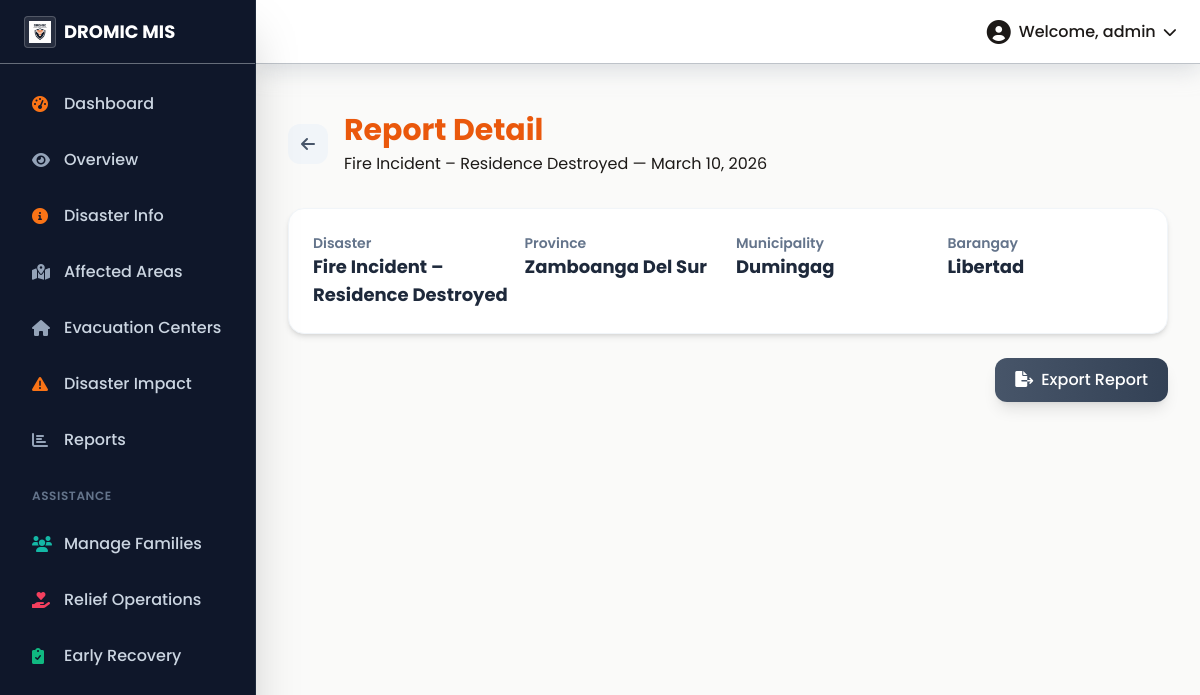
Screenshot of /reports/1/ with the database file from the repository.
### core/models.py (models this page shows, shortened)
class DROMICReport(models.Model):
    disaster = models.ForeignKey(Disaster, on_delete=models.CASCADE)
    province = models.ForeignKey(Province, on_delete=models.CASCADE)
    municipality = models.ForeignKey(Municipality, on_delete=models.CASCADE)
    barangay = models.ForeignKey(Barangay, on_delete=models.CASCADE)
    date = models.DateField()
    affected_areas = models.ManyToManyField(AffectedArea)
    displaced_populations = models.ManyToManyField(DisplacedPopulation)
    sex_age_distributions = models.ManyToManyField(SexAgeDistribution)
    sectoral_distributions = models.ManyToManyField(SectoralDistribution)
    damaged_houses = models.ManyToManyField(DamagedHouse)
    relief_operations = models.ManyToManyField(ReliefOperation)
    early_recovery = models.ManyToManyField(EarlyRecovery)
    families = models.ManyToManyField(Family)
    created_at = models.DateTimeField(auto_now_add=True)
    updated_at = models.DateTimeField(auto_now=True)

class Disaster(models.Model):
    CATEGORY_CHOICES = [
        ('typhoon', 'Typhoon'),
        ('earthquake', 'Earthquake'),
        ('flood', 'Flood'),
        ('landslide', 'Landslide'),
        ('volcanic_eruption', 'Volcanic Eruption'),
        ('drought', 'Drought'),
        ('tsunami', 'Tsunami'),
        ('wildfire', 'Wildfire'),
        ('fire', 'Fire'),
        ('storm_surge', 'Storm Surge'),
        ('strong_wind', 'Strong Wind'),
        ('heavy_rain', 'Heavy Rain'),
        ('thunderstorm', 'Thunderstorm'),
        ('fallen_trees', 'Fallen Trees'),
        ('landslip', 'Landslip'),
        ('disease_outbreak', 'Disease Outbreak'),
        ('other', 'Other'),
    ]
    name = models.CharField(max_length=255)
    description = models.TextField()
    category = models.CharField(max_length=50, choices=CATEGORY_CHOICES, default='other')
    date_occurred = models.DateField()

class Province(models.Model):
    code = models.CharField(max_length=20, unique=True)
    name = models.CharField(max_length=255)
    longitude = models.FloatField(null=True, blank=True)
    latitude = models.FloatField(null=True, blank=True)

class Municipality(models.Model):
    code = models.CharField(max_length=20, unique=True)
    name = models.CharField(max_length=255)
    province = models.ForeignKey(Province, related_name='municipalities', on_delete=models.CASCADE)
    longitude = models.FloatField(null=True, blank=True)
    latitude = models.FloatField(null=True, blank=True)

class Barangay(models.Model):
    code = models.CharField(max_length=20, unique=True)
    name = models.CharField(max_length=255)
    municipality = models.ForeignKey(Municipality, related_name='barangays', on_delete=models.CASCADE)
    longitude = models.FloatField(null=True, blank=True)
    latitude = models.FloatField(null=True, blank=True)

### core/views.py (the view)
# urls.py: path('reports/<int:report_id>/', views.report_detail, name='report_detail'),
def report_detail(request, report_id):
    report = get_object_or_404(DROMICReport, id=report_id)
    context = {
        'report': report,
        'affected_areas': report.affected_areas.all(),
        'displaced_populations': report.displaced_populations.all(),
        'damaged_houses': report.damaged_houses.all(),
        'relief_operations': report.relief_operations.all(),
    }
    return render(request, 'core/report_detail.html', context)

### core/templates/core/report_detail.html (shortened to what this page needs)
{% extends 'base.html' %}
{% load humanize %}
{% block content %}
<div class="container-fluid mt-4">
    <div class="flex items-center mb-8">
        <a href="{% url 'report_list' %}" class="mr-4 w-10 h-10 bg-slate-100 rounded-xl flex items-center justify-center text-slate-600 hover:bg-slate-200 transition-colors">
            <i class="fas fa-arrow-left"></i>
        </a>
        <div>
            <h1 class="text-3xl font-bold text-dromic-navy">Report Detail</h1>
            <p class="text-dromic-slate mt-1">{{ report.disaster.name }} — {{ report.date }}</p>
        </div>
    </div>
    <div class="bg-white rounded-2xl shadow-md border border-slate-100 p-6 mb-6">
        <div class="grid grid-cols-2 md:grid-cols-4 gap-4">
            <div>
                <p class="text-slate-500 text-sm font-semibold">Disaster</p>
                <p class="text-lg font-bold text-slate-800">{{ report.disaster.name }}</p>
            </div>
            <div>
                <p class="text-slate-500 text-sm font-semibold">Province</p>
                <p class="text-lg font-bold text-slate-800">{{ report.province.name }}</p>
            </div>
            <div>
                <p class="text-slate-500 text-sm font-semibold">Municipality</p>
                <p class="text-lg font-bold text-slate-800">{{ report.municipality.name }}</p>
            </div>
            <div>
                <p class="text-slate-500 text-sm font-semibold">Barangay</p>
                <p class="text-lg font-bold text-slate-800">{{ report.barangay.name }}</p>
            </div>
        </div>
    </div>
    <div class="flex justify-end">
        <a href="{% url 'export_report_pdf' report.id %}" target="_blank" download="DROMIC_Report_{{ report.date|date:'Ymd' }}.pdf" up-follow="false" class="px-5 py-2.5 rounded-xl bg-gradient-to-r from-slate-600 to-slate-700 text-white font-medium hover:from-slate-700 hover:to-slate-800 transition-all shadow-lg">
            <i class="fas fa-file-export mr-2"></i>Export Report
        </a>
    </div>
</div>
{% endblock %}

### static/css/styles.css (style rules this page uses)
:root { --primary-color: #EA580C; --secondary-color: #334155; --accent-color: #334155; --text-color: #1C1917; --shadow-light: #FFFFFF; --shadow-dark: #CBD5E1; --background-color: #FAFAF9; }
body { font-family: 'Ubuntu', sans-serif; background-color: var(--background-color); color: var(--text-color); }

### core/templates/base.html (style rules this page uses)
body { background-color: #FAFAF9; font-family: 'Poppins', sans-serif; }
h1, h2, h3, h4, h6 { font-weight: 700; color: #EA580C; }

### rows the page displays
DROMICReport: disaster.name "Fire Incident – Residence Destroyed", date "March 10, 2026", province.name "Zamboanga Del Sur", municipality.name "Dumingag", barangay.name "Libertad"
